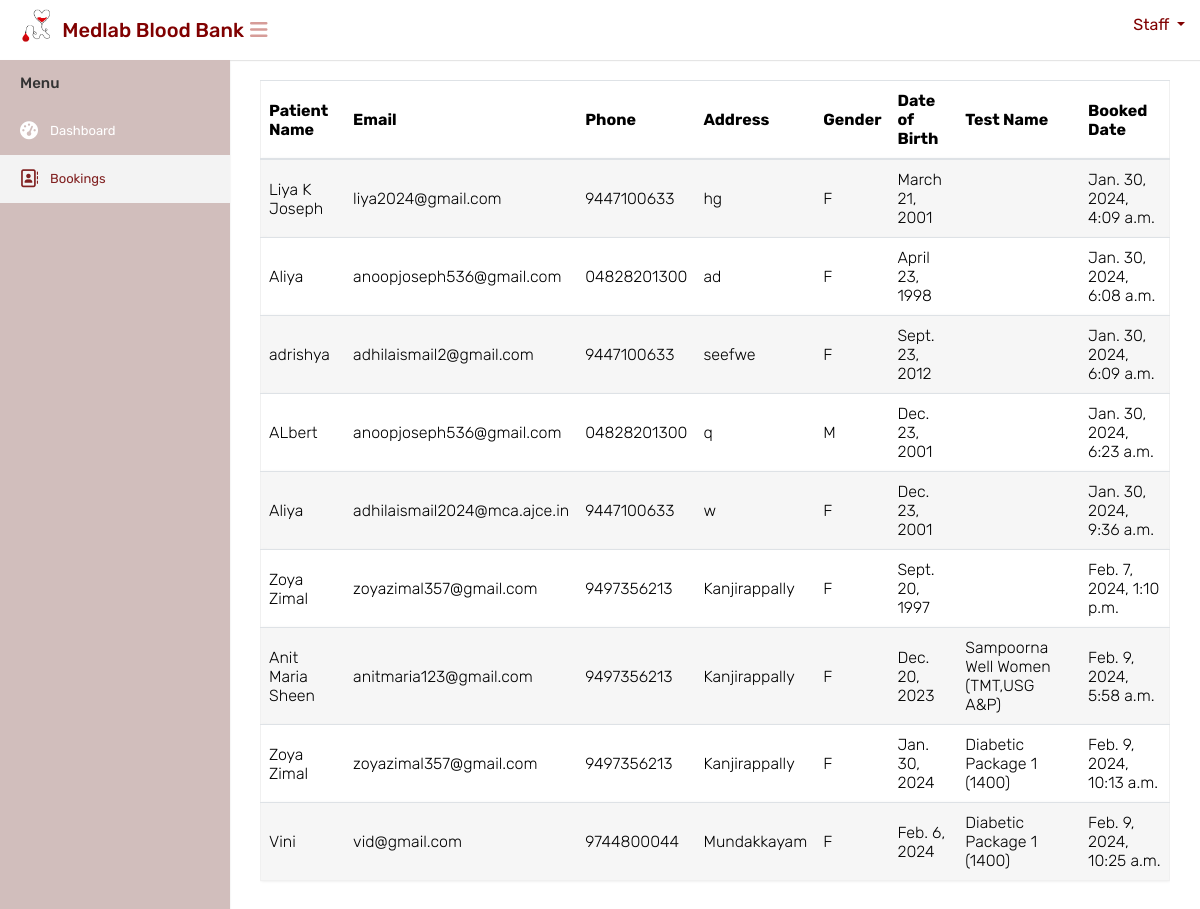
The page /labtestbookings on the database its author committed.
### website/models.py (models this page shows, shortened)
class Booking(models.Model):
    patient = models.ForeignKey(Patient, on_delete=models.CASCADE)
    booked_date = models.DateTimeField(auto_now_add=True)

class Patient(models.Model):
    user = models.ForeignKey(CustomUser, on_delete=models.CASCADE, default=1, related_name='patient_user')
    full_name = models.CharField(max_length=255)
    email = models.EmailField()
    phone = models.CharField(max_length=15)
    address = models.TextField()
    gender = models.CharField(max_length=1, choices=[('M', 'Male'), ('F', 'Female'), ('O', 'Other')])
    date_of_birth = models.DateField()
    selected_test = models.ForeignKey(LaboratoryTest, on_delete=models.SET_NULL, null=True, blank=True)

class LaboratoryTest(models.Model):
    test_name = models.CharField(max_length=255)
    test_price = models.DecimalField(max_digits=10, decimal_places=2)
    package_details = models.JSONField()

### website/views.py (the view)
# urls.py: path('labtestbookings',views.labtestbookings, name='labtestbookings'),
def labtestbookings(request):
    appointments = Booking.objects.all()
    test_name= Patient.objects
    context = {'appointments': appointments}
    return render(request, 'labstaff/viewbookings.html', context)

### templates/labstaff/viewbookings.html (shortened to what this page needs)
{% load static %}
<html lang="en">
<head>
    <link rel="stylesheet" type="text/css" href="{% static 'mainuser/css/bootstrap.min.css' %}">
    <link rel="stylesheet" type="text/css" href="{% static 'mainuser/css/font-awesome.min.css' %}">
    <link rel="stylesheet" type="text/css" href="{% static 'mainuser/css/select2.min.css' %}">
    <link rel="stylesheet" type="text/css" href="{% static 'mainuser/css/style.css' %}">
</head>
<body>
    <div class="main-wrapper">
        <div class="header" style="background-color:white;height:60px;">
			<div class="header-left">
				<a href="{% url 'adminindex' %}" class="logo" style="color: black;">
					<img src="{% static 'mainuser/img/logocopy.png' %}" width="75" height="40" alt="" style="margin-left:15px"> <span style="color: maroon;font-size: 20px;margin-top:10px; margin-left:-10px;white-space: nowrap;">Medlab Blood Bank</span>
				</a>
			</div>
			<a id="toggle_btn" href="javascript:void(0);" style="color:#d69c98;margin-top:20px;margin-left:10px;"><i class="fa fa-bars"></i></a>
            <ul class="nav user-menu float-right">
                <li class="nav-item dropdown has-arrow">
                    <a href="#" class="dropdown-toggle nav-link user-link" data-toggle="dropdown"style="color:maroon">
						<span style="color:maroon;">Staff</span>
                    </a>
                </li>
            </ul>
        </div>
        <div class="sidebar" id="sidebar">
            <div class="sidebar-inner slimscroll">
                <div id="sidebar-menu" class="sidebar-menu">
                    <ul>
                        <li class="menu-title">Menu</li>
                        <li>
                            <a href="{% url 'labstaffindex' %}"><i class="fa fa-dashboard"></i> <span>Dashboard</span></a>
                        </li>
						<li  class="active">
                            <a href="{% url 'labtestbookings' %}"><i class="fa fa-address-book-o"></i> <span>Bookings</span></a>
                        </li>
                    </ul>
                </div>
            </div>
        </div>
        <div class="page-wrapper">
            <div class="content">
                <div class="row">
                    <div class="col-md-12">
                        <div class="table-responsive">
                            <table class="table table-striped custom-table">
                                <thead>
                                    <tr>
                                        <th>Patient Name</th>
                                        <th>Email</th>
                                        <th>Phone</th>
                                        <th>Address</th>
                                        <th>Gender</th>
                                        <th>Date of Birth</th>
                                        <th>Test Name</th>
                                        <th>Booked Date</th>
                                    </tr>
                                </thead>
                                <tbody>
                                    {% for appointment in appointments %}
                                        <tr>
                                            <td>{{ appointment.patient.full_name }}</td>
                                            <td>{{ appointment.patient.email }}</td>
                                            <td>{{ appointment.patient.phone }}</td>
                                            <td>{{ appointment.patient.address }}</td>
                                            <td>{{ appointment.patient.gender }}</td>
                                            <td>{{ appointment.patient.date_of_birth }}</td>
                                            <td>{{ appointment.patient.selected_test.test_name }}</td>
                                            <td>{{ appointment.booked_date }}</td>
                                        </tr>
                                    {% endfor %}
                                </tbody>
                            </table>
                        </div>
                    </div>
                </div>
            </div>
		</div>
    </div>
</body>
</html>

### rows shown on the page
Booking: patient.full_name "Liya K Joseph", patient.email "liya2024@gmail.com", patient.phone "9447100633", patient.address "hg", patient.gender "F", patient.date_of_birth "March 21, 2001", booked_date "Jan. 30, 2024, 4:09 a.m."
Booking: patient.full_name "Aliya", patient.email "anoopjoseph536@gmail.com", patient.phone "04828201300", patient.address "ad", patient.gender "F", patient.date_of_birth "April 23, 1998", booked_date "Jan. 30, 2024, 6:08 a.m."
Booking: patient.full_name "adrishya", patient.email "adhilaismail2@gmail.com", patient.phone "9447100633", patient.address "seefwe", patient.gender "F", patient.date_of_birth "Sept. 23, 2012", booked_date "Jan. 30, 2024, 6:09 a.m."
Booking: patient.full_name "ALbert", patient.email "anoopjoseph536@gmail.com", patient.phone "04828201300", patient.address "q", patient.gender "M", patient.date_of_birth "Dec. 23, 2001", booked_date "Jan. 30, 2024, 6:23 a.m."
Booking: patient.full_name "Aliya", patient.email "adhilaismail2024@mca.ajce.in", patient.phone "9447100633", patient.address "w", patient.gender "F", patient.date_of_birth "Dec. 23, 2001", booked_date "Jan. 30, 2024, 9:36 a.m."
Booking: patient.full_name "Zoya Zimal", patient.email "zoyazimal357@gmail.com", patient.phone "9497356213", patient.address "Kanjirappally", patient.gender "F", patient.date_of_birth "Sept. 20, 1997", booked_date "Feb. 7, 2024, 1:10 p.m."
Booking: patient.full_name "Anit Maria Sheen", patient.email "anitmaria123@gmail.com", patient.phone "9497356213", patient.address "Kanjirappally", patient.gender "F", patient.date_of_birth "Dec. 20, 2023", patient.selected_test.test_name "Sampoorna Well Women (TMT,USG A&P)", booked_date "Feb. 9, 2024, 5:58 a.m."
Booking: patient.full_name "Zoya Zimal", patient.email "zoyazimal357@gmail.com", patient.phone "9497356213", patient.address "Kanjirappally", patient.gender "F", patient.date_of_birth "Jan. 30, 2024", patient.selected_test.test_name "Diabetic Package 1 (1400)", booked_date "Feb. 9, 2024, 10:13 a.m."
Booking: patient.full_name "Vini", patient.email "vid@gmail.com", patient.phone "9744800044", patient.address "Mundakkayam", patient.gender "F", patient.date_of_birth "Feb. 6, 2024", patient.selected_test.test_name "Diabetic Package 1 (1400)", booked_date "Feb. 9, 2024, 10:25 a.m."
